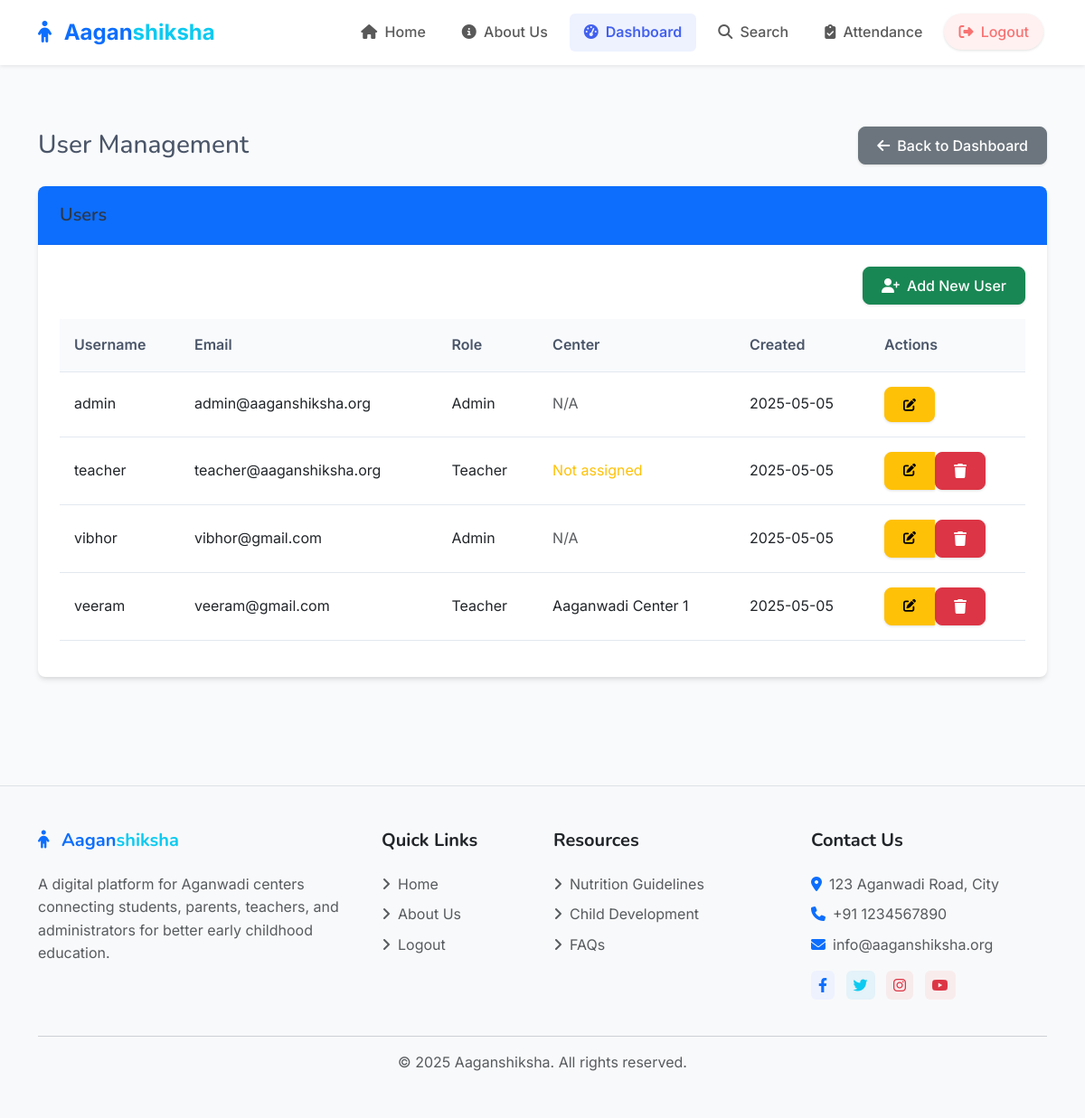
Before: /admin/users (signed in) with the older database file.
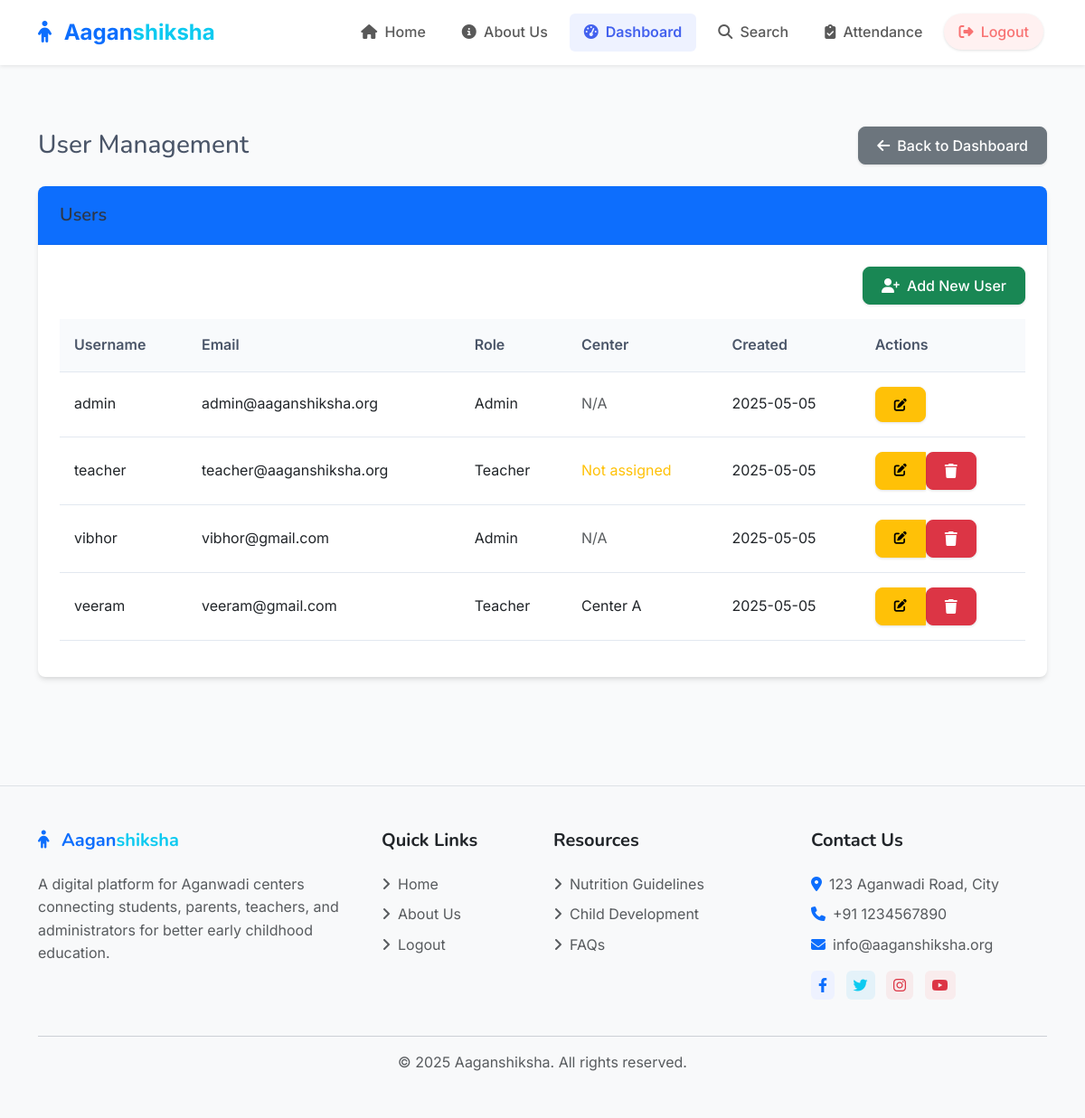
After: the same page with the newer database file.
### models.py (models this page shows, shortened)
class User(UserMixin, db.Model):
    id = db.Column(db.Integer, primary_key=True)
    username = db.Column(db.String(64), unique=True, nullable=False)
    email = db.Column(db.String(120), unique=True, nullable=False)
    password_hash = db.Column(db.String(256), nullable=False)
    role = db.Column(db.String(20), nullable=False)  # 'admin', 'teacher'
    aadhar_number = db.Column(db.String(12), unique=True, nullable=False)
    created_at = db.Column(db.DateTime, default=datetime.utcnow)
    center_id = db.Column(db.Integer, db.ForeignKey('center.id'), nullable=True)  # Only required for teachers
    center = db.relationship('Center', backref='teachers', lazy=True)
    complaints = db.relationship('Complaint', backref='author', lazy=True)
    nutrition_tips = db.relationship('NutritionTip', backref='created_by', lazy=True)
    activities = db.relationship('Activity', backref='created_by', lazy=True)

class Center(db.Model):
    id = db.Column(db.Integer, primary_key=True)
    name = db.Column(db.String(100), nullable=False)
    address = db.Column(db.String(200), nullable=False)
    contact_number = db.Column(db.String(15))
    email = db.Column(db.String(120))
    created_at = db.Column(db.DateTime, default=datetime.utcnow)
    students = db.relationship('Student', backref='center', lazy=True)
    inventory_items = db.relationship('Inventory', backref='center', lazy=True)

### routes/admin.py (the view)
@admin_bp.route('/users')
@login_required
@admin_required
def users():
    users = User.query.all()
    return render_template('admin/users.html', users=users)

### app.py (called while the page is built)
@app.context_processor
def inject_csrf_token():
    return dict(csrf_token=generate_csrf)

@login_manager.user_loader
def load_user(user_id):
    return User.query.get(int(user_id))

### routes/admin.py (called while the page is built)
def admin_required(f):
    @wraps(f)
    def decorated_function(*args, **kwargs):
        if not current_user.is_authenticated or current_user.role != 'admin':
            flash('You need to be an admin to access this page.', 'danger')
            return redirect(url_for('auth.login'))
        return f(*args, **kwargs)
    return decorated_function

### templates/admin/users.html (shortened to what the changed rows need)
{% extends 'base.html' %}
{% block content %}
<div class="container py-4">
    <div class="d-flex justify-content-between align-items-center mb-4">
        <h1 class="h3 mb-0">User Management</h1>
    </div>
    <div class="card mb-4">
        <div class="card-body">
            {% if is_add or is_edit %}
                <form method="POST">
                    {{ form.hidden_tag() }}
                    <div class="row mb-3">
                        <div class="col-md-6">
                            <label class="form-label">Username</label>
                            {{ form.username(class="form-control") }}
                            {% if form.username.errors %}
                                <div class="text-danger">
                                    {% for error in form.username.errors %}
                                        <small>{{ error }}</small>
                                    {% endfor %}
                                </div>
                            {% endif %}
                        </div>
                        <div class="col-md-6">
                            <label class="form-label">Email</label>
                            {{ form.email(class="form-control") }}
                            {% if form.email.errors %}
                                <div class="text-danger">
                                    {% for error in form.email.errors %}
                                        <small>{{ error }}</small>
                                    {% endfor %}
                                </div>
                            {% endif %}
                        </div>
                    </div>
                    <div class="row mb-3">
                        {% if is_add %}
                            <div class="col-md-6">
                                <label class="form-label">Password</label>
                                {{ form.password(class="form-control") }}
                                {% if form.password.errors %}
                                    <div class="text-danger">
                                        {% for error in form.password.errors %}
                                            <small>{{ error }}</small>
                                        {% endfor %}
                                    </div>
                                {% endif %}
                            </div>
                            <div class="col-md-6">
                                <label class="form-label">Confirm Password</label>
                                {{ form.confirm_password(class="form-control") }}
                                {% if form.confirm_password.errors %}
                                    <div class="text-danger">
                                        {% for error in form.confirm_password.errors %}
                                            <small>{{ error }}</small>
                                        {% endfor %}
                                    </div>
                                {% endif %}
                            </div>
                        {% else %}
                            <div class="col-md-6">
                                <label class="form-label">New Password (leave blank to keep current)</label>
                                {{ form.password(class="form-control") }}
                                {% if form.password.errors %}
                                    <div class="text-danger">
                                        {% for error in form.password.errors %}
                                            <small>{{ error }}</small>
                                        {% endfor %}
                                    </div>
                                {% endif %}
                            </div>
                            <div class="col-md-6">
                                <label class="form-label">Confirm New Password</label>
                                {{ form.confirm_password(class="form-control") }}
                                {% if form.confirm_password.errors %}
                                    <div class="text-danger">
                                        {% for error in form.confirm_password.errors %}
                                            <small>{{ error }}</small>
                                        {% endfor %}
                                    </div>
                                {% endif %}
                            </div>
                        {% endif %}
                    </div>
                    <div class="mb-3">
                        <label class="form-label">Role</label>
                        {{ form.role(class="form-select", id="role") }}
                        {% if form.role.errors %}
                            <div class="text-danger">
                                {% for error in form.role.errors %}
                                    <small>{{ error }}</small>
                                {% endfor %}
                            </div>
                        {% endif %}
                    </div>
                    <div class="mb-3">
                        <label class="form-label">Aadhar Number</label>
                        {{ form.aadhar_number(class="form-control", placeholder="Enter 12-digit Aadhar number") }}
                        {% if form.aadhar_number.errors %}
                            <div class="text-danger">
                                {% for error in form.aadhar_number.errors %}
                                    <small>{{ error }}</small>
                                {% endfor %}
                            </div>
                        {% endif %}
                    </div>
                    <div class="mb-3" id="center-field">
                        <label class="form-label">Center (required for teachers)</label>
                        {{ form.center_id(class="form-control") }}
                        {% if form.center_id.errors %}
                            <div class="text-danger">
                                {% for error in form.center_id.errors %}
                                    <small>{{ error }}</small>
                                {% endfor %}
                            </div>
                        {% endif %}
                    </div>
                    <script>
                        // Show/hide center field based on role selection
                        document.addEventListener('DOMContentLoaded', function() {
                            const roleSelect = document.getElementById('role');
                            const centerField = document.getElementById('center-field');
                            function toggleCenterField() {
                                if (roleSelect.value === 'teacher') {
                                    centerField.style.display = 'block';
                                } else {
                                    centerField.style.display = 'none';
                                }
                            }
                            toggleCenterField(); // Initial state
                            roleSelect.addEventListener('change', toggleCenterField);
                        });
                    </script>
                    <div class="d-flex justify-content-between">
                        <a href="{{ url_for('admin.users') }}" class="btn btn-secondary">Cancel</a>
                        {{ form.submit(class="btn btn-primary") }}
                    </div>
                </form>
            {% else %}
                <div class="table-responsive">
                    <table class="table table-hover">
                        <thead>
                            <tr>
                                <th>Username</th>
                                <th>Email</th>
                                <th>Role</th>
                                <th>Center</th>
                                <th>Created</th>
                                <th>Actions</th>
                            </tr>
                        </thead>
                        <tbody>
                            {% if users %}
                                {% for user in users %}
                                    <tr>
                                        <td>{{ user.username }}</td>
                                        <td>{{ user.email }}</td>
                                        <td>{{ user.role|capitalize }}</td>
                                        <td>
                                            {% if user.role == 'teacher' and user.center %}
                                                {{ user.center.name }}
                                            {% elif user.role == 'teacher' %}
                                                <span class="text-warning">Not assigned</span>
                                            {% else %}
                                                <span class="text-muted">N/A</span>
                                            {% endif %}
                                        </td>
                                        <td>{{ user.created_at.strftime('%Y-%m-%d') }}</td>
                                        <td>
                                            <div class="btn-group btn-group-sm">
                                                <a href="{{ url_for('admin.edit_user', id=user.id) }}" class="btn btn-warning">
                                                    <i class="fas fa-edit"></i>
                                                </a>
                                                {% if user.id != current_user.id %}
                                                    <form action="{{ url_for('admin.delete_user', id=user.id) }}" method="POST" style="display: inline;">
                                                        <button type="submit" class="btn btn-danger">
                                                            <i class="fas fa-trash"></i>
                                                        </button>
                                                    </form>
                                                {% endif %}
                                            </div>
                                        </td>
                                    </tr>
                                {% endfor %}
                            {% else %}
                                <tr>
                                    <td colspan="6" class="text-center">No users found.</td>
                                </tr>
                            {% endif %}
                        </tbody>
                    </table>
                </div>
            {% endif %}
        </div>
    </div>
</div>
{% endblock %}

Changed rows visible on the page:
changed through a linked row, User "veeram": center.name "Aaganwadi Center 1" → "Center A"
